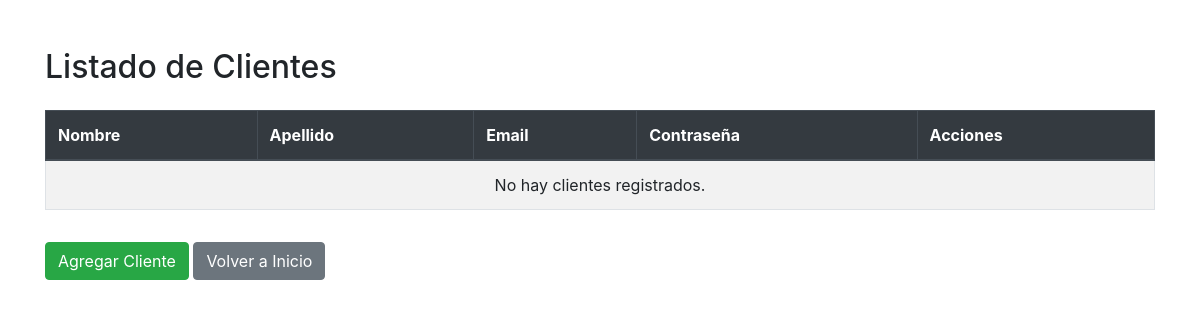
Before: /Listar_cliente/ with the older database file.
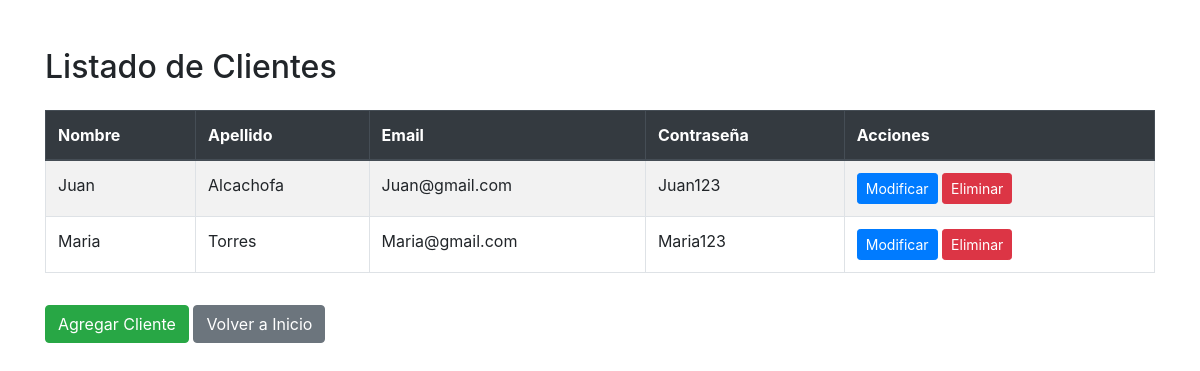
After: the same page with the newer database file.
### tiendaAgua/models.py (models this page shows, shortened)
class Cliente(models.Model):
    nombre = models.CharField(max_length=50)
    apellido = models.CharField(max_length=50)
    email = models.EmailField(unique=True)
    contraseña = models.CharField(max_length=50)

### tiendaAgua/views.py (the view)
# urls.py: path('Listar_cliente/', listar_cliente_view, name='listar_clientes'),
def listar_cliente_view(request):
    clientes = Cliente.objects.all()
    context = {'clientes' : clientes}
    return render(request,"Listar_cliente.html", {'clientes' : clientes})

### tiendaAgua/templates/Listar_cliente.html (shortened to what this page needs)
{%load static%}
<!DOCTYPE html>
<html lang="es">
<head>
    <link href="https://maxcdn.bootstrapcdn.com/bootstrap/4.5.2/css/bootstrap.min.css" rel="stylesheet">
</head>
<body>
    <div class="container mt-5">
        <h2 class="mb-4">Listado de Clientes</h2>
        <table class="table table-striped table-bordered">
            <thead class="thead-dark">
                <tr>
                    <th scope="col">Nombre</th>
                    <th scope="col">Apellido</th>
                    <th scope="col">Email</th>
                    <th scope="col">Contraseña</th>
                    <th scope="col">Acciones</th>
                </tr>
            </thead>
            <tbody>
                {% for cliente in clientes %}
                <tr>
                    <td>{{ cliente.nombre }}</td>
                    <td>{{ cliente.apellido }}</td>
                    <td>{{ cliente.email }}</td>
                    <td>{{ cliente.contraseña }}</td>
                    <td>
                        <a href="{% url 'modificar_cliente' cliente.id %}" class="btn btn-sm btn-primary">Modificar</a>
                        <form method="post" action="{% url 'eliminar_cliente' cliente.id %}" class="d-inline">
                            <button type="submit" class="btn btn-sm btn-danger">Eliminar</button>
                        </form>
                    </td>
                </tr>
                {% empty %}
                <tr>
                    <td colspan="5" class="text-center">No hay clientes registrados.</td>
                </tr>
                {% endfor %}
            </tbody>
        </table>
        <a href="{% url 'agregar_cliente' %}" class="btn btn-success mt-3">Agregar Cliente</a>
        <a href="{% url 'Inicio' %}" class="btn btn-secondary mt-3">Volver a Inicio</a>
    </div>
</body>
</html>

Changed rows visible on the page:
added Cliente: nombre "Juan", apellido "Alcachofa", email "Juan@gmail.com", contraseña "Juan123"
added Cliente: nombre "Maria", apellido "Torres", email "Maria@gmail.com", contraseña "Maria123"
Other visible differences:
text no longer shown: "No hay clientes registrados."
